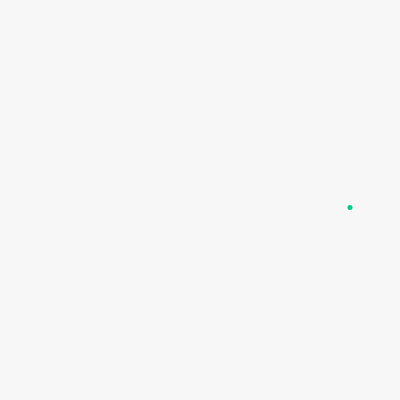
Frame 1 (no input)
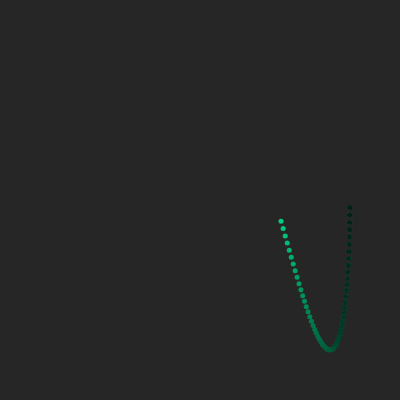
Frame 60 (no input)
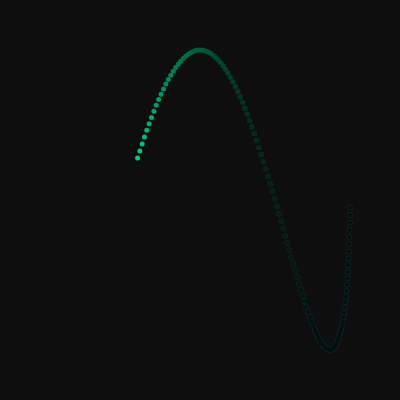
Frame 120 (the mouse pressed at the canvas centre since frame 60)

The p5.js sketch that drew these frames (run headless with seeded random() and noise() and a simulated clock; from frame 60 on, the mouse is pressed at the canvas centre):

// p5.js sketch
// ── sketch.js
function setup() {
  createCanvas(400, 400);
}

function draw() {
  // background(240);
  noStroke();
  fill(0, 8);
  rect(0, 0, width, height);

  let sec = millis() / 1000;
  let angle = sec;
  let r = 150;
  let x = width / 2 + cos(angle) * r;
  let y = height / 2 + sin(angle * 3) * r;

  noStroke();
  fill(0, 205, 129);
  circle(x, y, 5);
}
